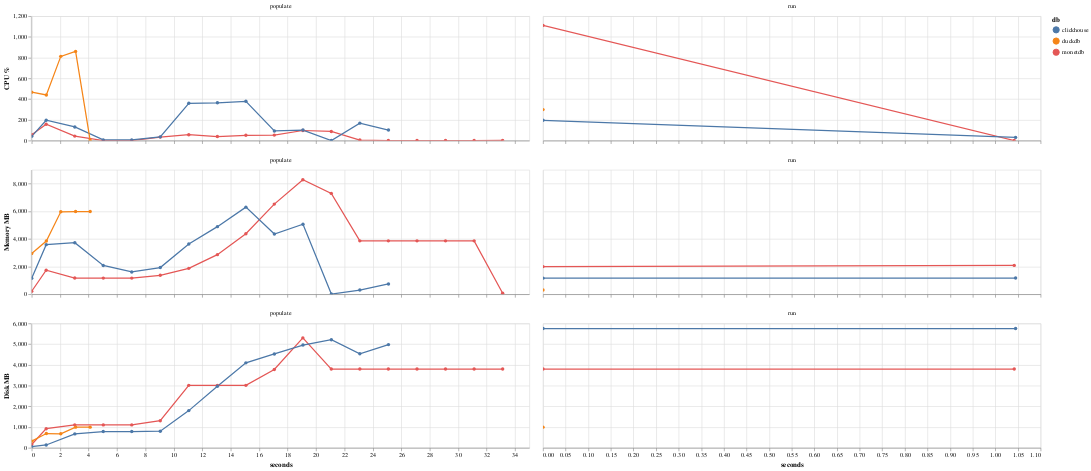

Notebook code for this chart:
### Code cell
df = db.execute(
    """
WITH first_metric_time AS (
    SELECT
        benchmark_id,
        MIN(time) AS start_time
    FROM metric
    GROUP BY benchmark_id
)
SELECT
    b.db,
    b.suite,
    b.operation,
    epoch(m.time - fm.start_time) AS seconds_since_start,
    m.cpu_percent,
    m.mem_mb,
    m.disk_mb
FROM metric m
JOIN first_metric_time fm ON m.benchmark_id = fm.benchmark_id
JOIN benchmark b ON m.benchmark_id = b.id
WHERE b.suite = (?)
and b.deleted_at is null
ORDER BY b.id, seconds_since_start;
""",
    [SUITE],
).pl()

df = df.with_columns(pl.col.cpu_percent.clip(0, 25 * 100))

df_long = df.unpivot(
    on=["cpu_percent", "mem_mb", "disk_mb"],
    index=["db", "suite", "operation", "seconds_since_start"],
    variable_name="metric",
    value_name="value",
)

df_long = df_long.with_columns(
    [
        pl.col("db").cast(pl.Categorical),
        pl.col("operation").cast(pl.Categorical),
        pl.col("metric").cast(pl.Categorical),
    ]
)

selector = alt.selection_point(fields=["db"], bind="legend")

width = 800
height = 200

cpu_chart = (
    alt.Chart(df_long.filter(pl.col("metric") == "cpu_percent"))
    .mark_line(point=True)
    .encode(
        x=alt.X("seconds_since_start:Q", axis=alt.Axis(title=None, ticks=True, grid=True, labels=False)),
        y=alt.Y("value:Q", axis=alt.Axis(title="CPU %", ticks=True, grid=True), scale=alt.Scale(zero=False)),
        color=alt.Color("db:N"),
        tooltip=[
            "db",
            "suite",
            "operation",
            "metric",
            alt.Tooltip("seconds_since_start:Q", format=".0f"),
            alt.Tooltip("value:Q", format=".0f"),
        ],
        opacity=alt.condition(selector, alt.value(1.0), alt.value(0.1)),
    )
    .add_params(selector)
    .properties(width=width, height=height)
    .facet(column=alt.Column("operation:N", title=None))
    .resolve_scale(x="independent")
)

mem_chart = (
    alt.Chart(df_long.filter(pl.col("metric") == "mem_mb"))
    .mark_line(point=True)
    .encode(
        x=alt.X("seconds_since_start:Q", axis=alt.Axis(title=None, ticks=True, grid=True, labels=False)),
        y=alt.Y("value:Q", axis=alt.Axis(title="Memory MB", ticks=True, grid=True), scale=alt.Scale(zero=False)),
        color=alt.Color("db:N"),
        tooltip=[
            "db",
            "suite",
            "operation",
            "metric",
            alt.Tooltip("seconds_since_start:Q", format=".2f"),
            alt.Tooltip("value:Q", format=".1f"),
        ],
        opacity=alt.condition(selector, alt.value(1.0), alt.value(0.1)),
    )
    .add_params(selector)
    .properties(width=width, height=height)
    .facet(column=alt.Column("operation:N", title=None))
    .resolve_scale(x="independent")
)

disk_chart = (
    alt.Chart(df_long.filter(pl.col("metric") == "disk_mb"))
    .mark_line(point=True)
    .encode(
        x=alt.X("seconds_since_start:Q", axis=alt.Axis(title="seconds", ticks=True, grid=True)),
        y=alt.Y("value:Q", axis=alt.Axis(title="Disk MB", ticks=True, grid=True), scale=alt.Scale(zero=False)),
        color=alt.Color("db:N"),
        tooltip=[
            "db",
            "suite",
            "operation",
            "metric",
            alt.Tooltip("seconds_since_start:Q", format=".2f"),
            alt.Tooltip("value:Q", format=".1f"),
        ],
        opacity=alt.condition(selector, alt.value(1.0), alt.value(0.1)),
    )
    .add_params(selector)
    .properties(width=width, height=height)
    .facet(column=alt.Column("operation:N", title=None))
    .resolve_scale(x="independent")
)

chart = alt.vconcat(cpu_chart, mem_chart, disk_chart).interactive(bind_y=False)

chart

### Figure 1 — Vega-Lite specification as saved in the notebook (floating-point values rounded to 4 significant figures)
{"config": {"view": {"continuousWidth": 300, "continuousHeight": 300}}, "vconcat": [{"data": {"name": "data-1742655c87cc7550ff801e76c4275831"}, "facet": {"column": {"field": "operation", "title": null, "type": "nominal"}}, "spec": {"mark": {"type": "line", "point": true}, "encoding": {"color": {"field": "db", "type": "nominal"}, "opacity": {"condition": {"param": "param_1", "value": 1.0}, "value": 0.1}, "tooltip": [{"field": "db", "type": "ordinal"}, {"field": "suite", "type": "nominal"}, {"field": "operation", "type": "ordinal"}, {"field": "metric", "type": "ordinal"}, {"field": "seconds_since_start", "format": ".0f", "type": "quantitative"}, {"field": "value", "format": ".0f", "type": "quantitative"}], "x": {"axis": {"grid": true, "labels": false, "ticks": true, "title": null}, "field": "seconds_since_start", "type": "quantitative"}, "y": {"axis": {"grid": true, "ticks": true, "title": "CPU %"}, "field": "value", "scale": {"zero": false}, "type": "quantitative"}}, "height": 200, "name": "view_1", "width": 800}, "resolve": {"scale": {"x": "independent"}}}, {"data": {"name": "data-4708cdfb665365ffd8df8c2ee8febdbe"}, "facet": {"column": {"field": "operation", "title": null, "type": "nominal"}}, "spec": {"mark": {"type": "line", "point": true}, "encoding": {"color": {"field": "db", "type": "nominal"}, "opacity": {"condition": {"param": "param_1", "value": 1.0}, "value": 0.1}, "tooltip": [{"field": "db", "type": "ordinal"}, {"field": "suite", "type": "nominal"}, {"field": "operation", "type": "ordinal"}, {"field": "metric", "type": "ordinal"}, {"field": "seconds_since_start", "format": ".2f", "type": "quantitative"}, {"field": "value", "format": ".1f", "type": "quantitative"}], "x": {"axis": {"grid": true, "labels": false, "ticks": true, "title": null}, "field": "seconds_since_start", "type": "quantitative"}, "y": {"axis": {"grid": true, "ticks": true, "title": "Memory MB"}, "field": "value", "scale": {"zero": false}, "type": "quantitative"}}, "height": 200, "name": "view_2", "width": 800}, "resolve": {"scale": {"x": "independent"}}}, {"data": {"name": "data-5f6834e475eaef67eabc6dc49c59b553"}, "facet": {"column": {"field": "operation", "title": null, "type": "nominal"}}, "spec": {"mark": {"type": "line", "point": true}, "encoding": {"color": {"field": "db", "type": "nominal"}, "opacity": {"condition": {"param": "param_1", "value": 1.0}, "value": 0.1}, "tooltip": [{"field": "db", "type": "ordinal"}, {"field": "suite", "type": "nominal"}, {"field": "operation", "type": "ordinal"}, {"field": "metric", "type": "ordinal"}, {"field": "seconds_since_start", "format": ".2f", "type": "quantitative"}, {"field": "value", "format": ".1f", "type": "quantitative"}], "x": {"axis": {"grid": true, "ticks": true, "title": "seconds"}, "field": "seconds_since_start", "type": "quantitative"}, "y": {"axis": {"grid": true, "ticks": true, "title": "Disk MB"}, "field": "value", "scale": {"zero": false}, "type": "quantitative"}}, "height": 200, "name": "view_3", "width": 800}, "resolve": {"scale": {"x": "independent"}}}], "params": [{"name": "param_1", "select": {"type": "point", "fields": ["db"]}, "bind": "legend", "views": ["view_1", "view_2", "view_3"]}, {"name": "param_2", "select": {"type": "interval", "encodings": ["x"]}, "bind": "scales", "views": ["view_1", "view_2", "view_3"]}], "$schema": "https://vega.github.io/schema/vega-lite/v5.20.1.json", "datasets": {"data-1742655c87cc7550ff801e76c4275831": [{"db": "monetdb", "suite": "time_series", "operation": "populate", "seconds_since_start": 0.0, "metric": "cpu_percent", "value": 56.6}, {"db": "monetdb", "suite": "time_series", "operation": "populate", "seconds_since_start": 1.017, "metric": "cpu_percent", "value": 157.5}, {"db": "monetdb", "suite": "time_series", "operation": "populate", "seconds_since_start": 3.027, "metric": "cpu_percent", "value": 43.2}, {"db": "monetdb", "suite": "time_series", "operation": "populate", "seconds_since_start": 5.035, "metric": "cpu_percent", "value": 0.2566}, {"db": "monetdb", "suite": "time_series", "operation": "populate", "seconds_since_start": 7.037, "metric": "cpu_percent", "value": 0.239}, {"db": "monetdb", "suite": "time_series", "operation": "populate", "seconds_since_start": 9.04, "metric": "cpu_percent", "value": 33.44}, {"db": "monetdb", "suite": "time_series", "operation": "populate", "seconds_since_start": 11.05, "metric": "cpu_percent", "value": 56.8}, {"db": "monetdb", "suite": "time_series", "operation": "populate", "seconds_since_start": 13.06, "metric": "cpu_percent", "value": 38.75}, {"db": "monetdb", "suite": "time_series", "operation": "populate", "seconds_since_start": 15.06, "metric": "cpu_percent", "value": 51.3}, {"db": "monetdb", "suite": "time_series", "operation": "populate", "seconds_since_start": 17.06, "metric": "cpu_percent", "value": 52.59}, {"db": "monetdb", "suite": "time_series", "operation": "populate", "seconds_since_start": 19.07, "metric": "cpu_percent", "value": 97.16}, {"db": "monetdb", "suite": "time_series", "operation": "populate", "seconds_since_start": 21.07, "metric": "cpu_percent", "value": 88.09}, {"db": "monetdb", "suite": "time_series", "operation": "populate", "seconds_since_start": 23.08, "metric": "cpu_percent", "value": 5.426}, {"db": "monetdb", "suite": "time_series", "operation": "populate", "seconds_since_start": 25.09, "metric": "cpu_percent", "value": 0.2233}, {"db": "monetdb", "suite": "time_series", "operation": "populate", "seconds_since_start": 27.1, "metric": "cpu_percent", "value": 0.2468}, {"db": "monetdb", "suite": "time_series", "operation": "populate", "seconds_since_start": 29.1, "metric": "cpu_percent", "value": 0.2936}, {"db": "monetdb", "suite": "time_series", "operation": "populate", "seconds_since_start": 31.12, "metric": "cpu_percent", "value": 0.4177}, {"db": "monetdb", "suite": "time_series", "operation": "populate", "seconds_since_start": 33.12, "metric": "cpu_percent", "value": 0.7442}, {"db": "monetdb", "suite": "time_series", "operation": "run", "seconds_since_start": 0.0, "metric": "cpu_percent", "value": 1111.0}, {"db": "monetdb", "suite": "time_series", "operation": "run", "seconds_since_start": 1.042, "metric": "cpu_percent", "value": 0.2937}, {"db": "clickhouse", "suite": "time_series", "operation": "populate", "seconds_since_start": 0.0, "metric": "cpu_percent", "value": 41.09}, {"db": "clickhouse", "suite": "time_series", "operation": "populate", "seconds_since_start": 1.018, "metric": "cpu_percent", "value": 196.0}, {"db": "clickhouse", "suite": "time_series", "operation": "populate", "seconds_since_start": 3.032, "metric": "cpu_percent", "value": 131.4}, {"db": "clickhouse", "suite": "time_series", "operation": "populate", "seconds_since_start": 5.031, "metric": "cpu_percent", "value": 6.945}, {"db": "clickhouse", "suite": "time_series", "operation": "populate", "seconds_since_start": 7.036, "metric": "cpu_percent", "value": 6.099}, {"db": "clickhouse", "suite": "time_series", "operation": "populate", "seconds_since_start": 9.042, "metric": "cpu_percent", "value": 35.92}, {"db": "clickhouse", "suite": "time_series", "operation": "populate", "seconds_since_start": 11.05, "metric": "cpu_percent", "value": 359.8}, {"db": "clickhouse", "suite": "time_series", "operation": "populate", "seconds_since_start": 13.06, "metric": "cpu_percent", "value": 364.5}, {"db": "clickhouse", "suite": "time_series", "operation": "populate", "seconds_since_start": 15.06, "metric": "cpu_percent", "value": 378.7}, {"db": "clickhouse", "suite": "time_series", "operation": "populate", "seconds_since_start": 17.07, "metric": "cpu_percent", "value": 92.57}, {"db": "clickhouse", "suite": "time_series", "operation": "populate", "seconds_since_start": 19.08, "metric": "cpu_percent", "value": 101.4}, {"db": "clickhouse", "suite": "time_series", "operation": "populate", "seconds_since_start": 21.08, "metric": "cpu_percent", "value": 0.0}, {"db": "clickhouse", "suite": "time_series", "operation": "populate", "seconds_since_start": 23.08, "metric": "cpu_percent", "value": 168.0}, {"db": "clickhouse", "suite": "time_series", "operation": "populate", "seconds_since_start": 25.09, "metric": "cpu_percent", "value": 101.5}, {"db": "clickhouse", "suite": "time_series", "operation": "run", "seconds_since_start": 0.0, "metric": "cpu_percent", "value": 196.0}, {"db": "clickhouse", "suite": "time_series", "operation": "run", "seconds_since_start": 1.045, "metric": "cpu_percent", "value": 30.41}, {"db": "duckdb", "suite": "time_series", "operation": "populate", "seconds_since_start": 0.0, "metric": "cpu_percent", "value": 466.8}, {"db": "duckdb", "suite": "time_series", "operation": "populate", "seconds_since_start": 1.028, "metric": "cpu_percent", "value": 439.8}, {"db": "duckdb", "suite": "time_series", "operation": "populate", "seconds_since_start": 2.044, "metric": "cpu_percent", "value": 812.2}, {"db": "duckdb", "suite": "time_series", "operation": "populate", "seconds_since_start": 3.086, "metric": "cpu_percent", "value": 860.4}, {"db": "duckdb", "suite": "time_series", "operation": "populate", "seconds_since_start": 4.11, "metric": "cpu_percent", "value": 2.8}, {"db": "duckdb", "suite": "time_series", "operation": "run", "seconds_since_start": 0.0, "metric": "cpu_percent", "value": 298.6}], "data-4708cdfb665365ffd8df8c2ee8febdbe": [{"db": "monetdb", "suite": "time_series", "operation": "populate", "seconds_since_start": 0.0, "metric": "mem_mb", "value": 214.0}, {"db": "monetdb", "suite": "time_series", "operation": "populate", "seconds_since_start": 1.017, "metric": "mem_mb", "value": 1733.0}, {"db": "monetdb", "suite": "time_series", "operation": "populate", "seconds_since_start": 3.027, "metric": "mem_mb", "value": 1169.0}, {"db": "monetdb", "suite": "time_series", "operation": "populate", "seconds_since_start": 5.035, "metric": "mem_mb", "value": 1165.0}, {"db": "monetdb", "suite": "time_series", "operation": "populate", "seconds_since_start": 7.037, "metric": "mem_mb", "value": 1165.0}, {"db": "monetdb", "suite": "time_series", "operation": "populate", "seconds_since_start": 9.04, "metric": "mem_mb", "value": 1368.0}, {"db": "monetdb", "suite": "time_series", "operation": "populate", "seconds_since_start": 11.05, "metric": "mem_mb", "value": 1871.0}, {"db": "monetdb", "suite": "time_series", "operation": "populate", "seconds_since_start": 13.06, "metric": "mem_mb", "value": 2861.0}, {"db": "monetdb", "suite": "time_series", "operation": "populate", "seconds_since_start": 15.06, "metric": "mem_mb", "value": 4379.0}, {"db": "monetdb", "suite": "time_series", "operation": "populate", "seconds_since_start": 17.06, "metric": "mem_mb", "value": 6520.0}, {"db": "monetdb", "suite": "time_series", "operation": "populate", "seconds_since_start": 19.07, "metric": "mem_mb", "value": 8277.0}, {"db": "monetdb", "suite": "time_series", "operation": "populate", "seconds_since_start": 21.07, "metric": "mem_mb", "value": 7293.0}, {"db": "monetdb", "suite": "time_series", "operation": "populate", "seconds_since_start": 23.08, "metric": "mem_mb", "value": 3859.0}, {"db": "monetdb", "suite": "time_series", "operation": "populate", "seconds_since_start": 25.09, "metric": "mem_mb", "value": 3859.0}, {"db": "monetdb", "suite": "time_series", "operation": "populate", "seconds_since_start": 27.1, "metric": "mem_mb", "value": 3859.0}, {"db": "monetdb", "suite": "time_series", "operation": "populate", "seconds_since_start": 29.1, "metric": "mem_mb", "value": 3859.0}, {"db": "monetdb", "suite": "time_series", "operation": "populate", "seconds_since_start": 31.12, "metric": "mem_mb", "value": 3859.0}, {"db": "monetdb", "suite": "time_series", "operation": "populate", "seconds_since_start": 33.12, "metric": "mem_mb", "value": 64.0}, {"db": "monetdb", "suite": "time_series", "operation": "run", "seconds_since_start": 0.0, "metric": "mem_mb", "value": 1998.0}, {"db": "monetdb", "suite": "time_series", "operation": "run", "seconds_since_start": 1.042, "metric": "mem_mb", "value": 2084.0}, {"db": "clickhouse", "suite": "time_series", "operation": "populate", "seconds_since_start": 0.0, "metric": "mem_mb", "value": 1159.0}, {"db": "clickhouse", "suite": "time_series", "operation": "populate", "seconds_since_start": 1.018, "metric": "mem_mb", "value": 3586.0}, {"db": "clickhouse", "suite": "time_series", "operation": "populate", "seconds_since_start": 3.032, "metric": "mem_mb", "value": 3728.0}, {"db": "clickhouse", "suite": "time_series", "operation": "populate", "seconds_since_start": 5.031, "metric": "mem_mb", "value": 2081.0}, {"db": "clickhouse", "suite": "time_series", "operation": "populate", "seconds_since_start": 7.036, "metric": "mem_mb", "value": 1610.0}, {"db": "clickhouse", "suite": "time_series", "operation": "populate", "seconds_since_start": 9.042, "metric": "mem_mb", "value": 1929.0}, {"db": "clickhouse", "suite": "time_series", "operation": "populate", "seconds_since_start": 11.05, "metric": "mem_mb", "value": 3631.0}, {"db": "clickhouse", "suite": "time_series", "operation": "populate", "seconds_since_start": 13.06, "metric": "mem_mb", "value": 4888.0}, {"db": "clickhouse", "suite": "time_series", "operation": "populate", "seconds_since_start": 15.06, "metric": "mem_mb", "value": 6298.0}, {"db": "clickhouse", "suite": "time_series", "operation": "populate", "seconds_since_start": 17.07, "metric": "mem_mb", "value": 4358.0}, {"db": "clickhouse", "suite": "time_series", "operation": "populate", "seconds_since_start": 19.08, "metric": "mem_mb", "value": 5063.0}, {"db": "clickhouse", "suite": "time_series", "operation": "populate", "seconds_since_start": 21.08, "metric": "mem_mb", "value": 13.0}, {"db": "clickhouse", "suite": "time_series", "operation": "populate", "seconds_since_start": 23.08, "metric": "mem_mb", "value": 303.0}, {"db": "clickhouse", "suite": "time_series", "operation": "populate", "seconds_since_start": 25.09, "metric": "mem_mb", "value": 744.0}, {"db": "clickhouse", "suite": "time_series", "operation": "run", "seconds_since_start": 0.0, "metric": "mem_mb", "value": 1161.0}, {"db": "clickhouse", "suite": "time_series", "operation": "run", "seconds_since_start": 1.045, "metric": "mem_mb", "value": 1168.0}, {"db": "duckdb", "suite": "time_series", "operation": "populate", "seconds_since_start": 0.0, "metric": "mem_mb", "value": 2942.0}, {"db": "duckdb", "suite": "time_series", "operation": "populate", "seconds_since_start": 1.028, "metric": "mem_mb", "value": 3848.0}, {"db": "duckdb", "suite": "time_series", "operation": "populate", "seconds_since_start": 2.044, "metric": "mem_mb", "value": 5963.0}, {"db": "duckdb", "suite": "time_series", "operation": "populate", "seconds_since_start": 3.086, "metric": "mem_mb", "value": 5981.0}, {"db": "duckdb", "suite": "time_series", "operation": "populate", "seconds_since_start": 4.11, "metric": "mem_mb", "value": 5981.0}, {"db": "duckdb", "suite": "time_series", "operation": "run", "seconds_since_start": 0.0, "metric": "mem_mb", "value": 302.0}], "data-5f6834e475eaef67eabc6dc49c59b553": [{"db": "monetdb", "suite": "time_series", "operation": "populate", "seconds_since_start": 0.0, "metric": "disk_mb", "value": 160.0}, {"db": "monetdb", "suite": "time_series", "operation": "populate", "seconds_since_start": 1.017, "metric": "disk_mb", "value": 923.0}, {"db": "monetdb", "suite": "time_series", "operation": "populate", "seconds_since_start": 3.027, "metric": "disk_mb", "value": 1106.0}, {"db": "monetdb", "suite": "time_series", "operation": "populate", "seconds_since_start": 5.035, "metric": "disk_mb", "value": 1106.0}, {"db": "monetdb", "suite": "time_series", "operation": "populate", "seconds_since_start": 7.037, "metric": "disk_mb", "value": 1106.0}, {"db": "monetdb", "suite": "time_series", "operation": "populate", "seconds_since_start": 9.04, "metric": "disk_mb", "value": 1310.0}, {"db": "monetdb", "suite": "time_series", "operation": "populate", "seconds_since_start": 11.05, "metric": "disk_mb", "value": 3014.0}, {"db": "monetdb", "suite": "time_series", "operation": "populate", "seconds_since_start": 13.06, "metric": "disk_mb", "value": 3014.0}, {"db": "monetdb", "suite": "time_series", "operation": "populate", "seconds_since_start": 15.06, "metric": "disk_mb", "value": 3014.0}, {"db": "monetdb", "suite": "time_series", "operation": "populate", "seconds_since_start": 17.06, "metric": "disk_mb", "value": 3777.0}, {"db": "monetdb", "suite": "time_series", "operation": "populate", "seconds_since_start": 19.07, "metric": "disk_mb", "value": 5302.0}, {"db": "monetdb", "suite": "time_series", "operation": "populate", "seconds_since_start": 21.07, "metric": "disk_mb", "value": 3800.0}, {"db": "monetdb", "suite": "time_series", "operation": "populate", "seconds_since_start": 23.08, "metric": "disk_mb", "value": 3800.0}, {"db": "monetdb", "suite": "time_series", "operation": "populate", "seconds_since_start": 25.09, "metric": "disk_mb", "value": 3800.0}, {"db": "monetdb", "suite": "time_series", "operation": "populate", "seconds_since_start": 27.1, "metric": "disk_mb", "value": 3800.0}, {"db": "monetdb", "suite": "time_series", "operation": "populate", "seconds_since_start": 29.1, "metric": "disk_mb", "value": 3800.0}, {"db": "monetdb", "suite": "time_series", "operation": "populate", "seconds_since_start": 31.12, "metric": "disk_mb", "value": 3800.0}, {"db": "monetdb", "suite": "time_series", "operation": "populate", "seconds_since_start": 33.12, "metric": "disk_mb", "value": 3800.0}, {"db": "monetdb", "suite": "time_series", "operation": "run", "seconds_since_start": 0.0, "metric": "disk_mb", "value": 3800.0}, {"db": "monetdb", "suite": "time_series", "operation": "run", "seconds_since_start": 1.042, "metric": "disk_mb", "value": 3800.0}, {"db": "clickhouse", "suite": "time_series", "operation": "populate", "seconds_since_start": 0.0, "metric": "disk_mb", "value": 55.0}, {"db": "clickhouse", "suite": "time_series", "operation": "populate", "seconds_since_start": 1.018, "metric": "disk_mb", "value": 138.0}, {"db": "clickhouse", "suite": "time_series", "operation": "populate", "seconds_since_start": 3.032, "metric": "disk_mb", "value": 673.0}, {"db": "clickhouse", "suite": "time_series", "operation": "populate", "seconds_since_start": 5.031, "metric": "disk_mb", "value": 787.0}, {"db": "clickhouse", "suite": "time_series", "operation": "populate", "seconds_since_start": 7.036, "metric": "disk_mb", "value": 787.0}, {"db": "clickhouse", "suite": "time_series", "operation": "populate", "seconds_since_start": 9.042, "metric": "disk_mb", "value": 801.0}, {"db": "clickhouse", "suite": "time_series", "operation": "populate", "seconds_since_start": 11.05, "metric": "disk_mb", "value": 1796.0}, {"db": "clickhouse", "suite": "time_series", "operation": "populate", "seconds_since_start": 13.06, "metric": "disk_mb", "value": 2967.0}, {"db": "clickhouse", "suite": "time_series", "operation": "populate", "seconds_since_start": 15.06, "metric": "disk_mb", "value": 4099.0}, {"db": "clickhouse", "suite": "time_series", "operation": "populate", "seconds_since_start": 17.07, "metric": "disk_mb", "value": 4528.0}, {"db": "clickhouse", "suite": "time_series", "operation": "populate", "seconds_since_start": 19.08, "metric": "disk_mb", "value": 4957.0}, {"db": "clickhouse", "suite": "time_series", "operation": "populate", "seconds_since_start": 21.08, "metric": "disk_mb", "value": 5213.0}, {"db": "clickhouse", "suite": "time_series", "operation": "populate", "seconds_since_start": 23.08, "metric": "disk_mb", "value": 4537.0}, {"db": "clickhouse", "suite": "time_series", "operation": "populate", "seconds_since_start": 25.09, "metric": "disk_mb", "value": 4980.0}, {"db": "clickhouse", "suite": "time_series", "operation": "run", "seconds_since_start": 0.0, "metric": "disk_mb", "value": 5753.0}, {"db": "clickhouse", "suite": "time_series", "operation": "run", "seconds_since_start": 1.045, "metric": "disk_mb", "value": 5753.0}, {"db": "duckdb", "suite": "time_series", "operation": "populate", "seconds_since_start": 0.0, "metric": "disk_mb", "value": 322.0}, {"db": "duckdb", "suite": "time_series", "operation": "populate", "seconds_since_start": 1.028, "metric": "disk_mb", "value": 690.0}, {"db": "duckdb", "suite": "time_series", "operation": "populate", "seconds_since_start": 2.044, "metric": "disk_mb", "value": 677.0}, {"db": "duckdb", "suite": "time_series", "operation": "populate", "seconds_since_start": 3.086, "metric": "disk_mb", "value": 997.0}, {"db": "duckdb", "suite": "time_series", "operation": "populate", "seconds_since_start": 4.11, "metric": "disk_mb", "value": 997.0}, {"db": "duckdb", "suite": "time_series", "operation": "run", "seconds_since_start": 0.0, "metric": "disk_mb", "value": 997.0}]}}
